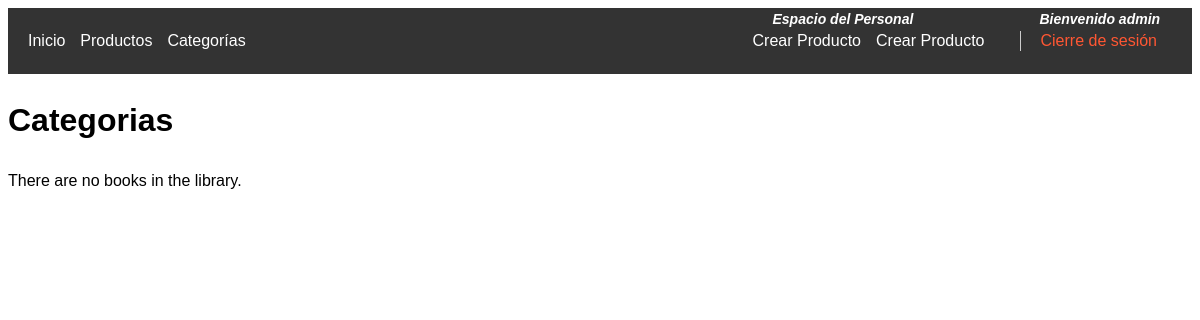
Page /store/categorys/ (signed in) on the earlier database version.
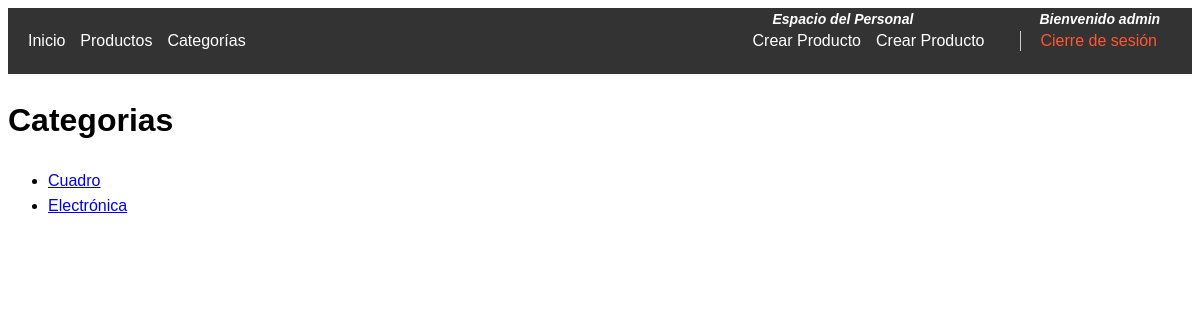
Same page on the later database version.
### store/models/Category.py (models this page shows, shortened)
class Category(models.Model):
    name = models.CharField(max_length=100)
    description = models.TextField()
    created_at = models.DateTimeField(auto_now_add=True)
    updated_at = models.DateTimeField(auto_now=True)
    def get_absolute_url(self):
        return reverse('category_detail', args=[str(self.id)])

### store/views.py (the view)
# urls.py: path('categorys/', views.CategoryListView.as_view(), name='categorys'),
class CategoryListView(generic.ListView):
    model = Category

### store/templates/store/category_list.html (shortened to what this page needs)
{% extends "base_generic.html" %}
{% block content %}
    <h1>Categorias</h1>
    {% if category_list %}
        <ul>
            {% for category in category_list %}
            <li>
                <a href="{{ category.get_absolute_url }}">{{ category.name }}</a>
            </li>
            {% endfor %}
        </ul>
    {% else %}
        <p>There are no books in the library.</p>
    {% endif %}
{% endblock %}

Differences in the rows shown:
added Category: name "Cuadro"
added Category: name "Electrónica"
Other differences:
text no longer shown: "There are no books in the library."
